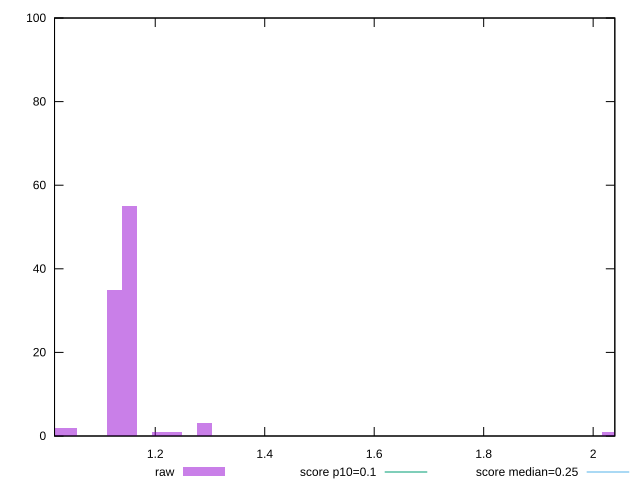

This chart was generated by the following gnuplot code:
reset

$raw <<EOF
1.1251185315094956 35
1.1525604469121664 55
1.2897700239255194 3
1.0153508698988132 2
1.0427927853014838 2
1.2074442777175076 1
1.2348861931201782 1
2.0307017397976264 1
EOF

set key outside below
set boxwidth 0.027441915402670627
set xrange [1.016012471516927:2.0395882941351995]
set yrange [0:100]
set trange [0:100]
set style fill transparent solid 0.5 noborder

set parametric
set terminal svg size 640, 490 enhanced background rgb 'white'
set output "report_00009_2021-02-08T22-37-41.559Z/cumulative-layout-shift/samples/pages+cached+noadtech+nomedia/raw/histogram.svg"

plot $raw title "raw" with boxes, \
     0.1,t title "score p10=0.1", \
     0.25,t title "score median=0.25"

reset
